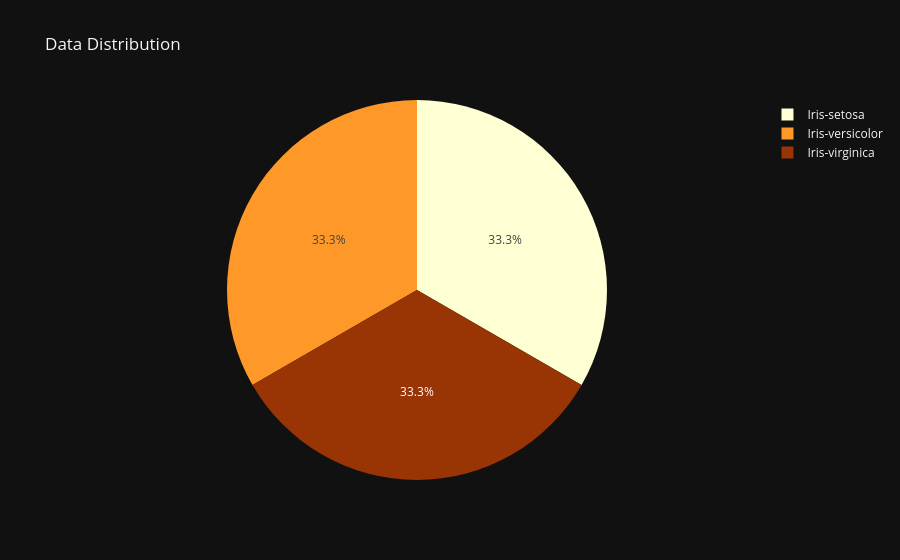

Notebook code cell kept with this figure:
### Code cell
fig = px.pie(iris, 'Species', color_discrete_sequence=['#ffffd4', '#fe9929', '#993404'], 
             title = 'Data Distribution', template = 'plotly_dark')
fig.show()

### Figure 1 — Plotly figure (JSON) as saved in the notebook; plotly's stock layout.template omitted (floating-point values rounded to 4 significant figures; data arrays with more than 128 entries replaced by an {"elided": "..."} marker saying what was removed)
{"data": [{"domain": {"x": [0, 1], "y": [0, 1]}, "hovertemplate": "Species=%{label}<extra></extra>", "labels": {"elided": "150 str values"}, "legendgroup": "", "name": "", "showlegend": true, "type": "pie"}], "layout": {"legend": {"tracegroupgap": 0}, "piecolorway": ["#ffffd4", "#fe9929", "#993404"], "title": {"text": "Data Distribution"}}}
